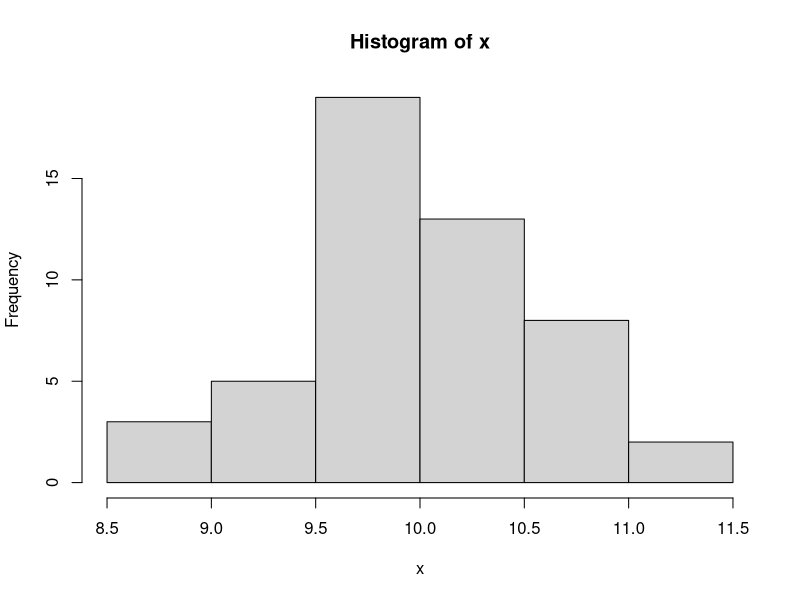
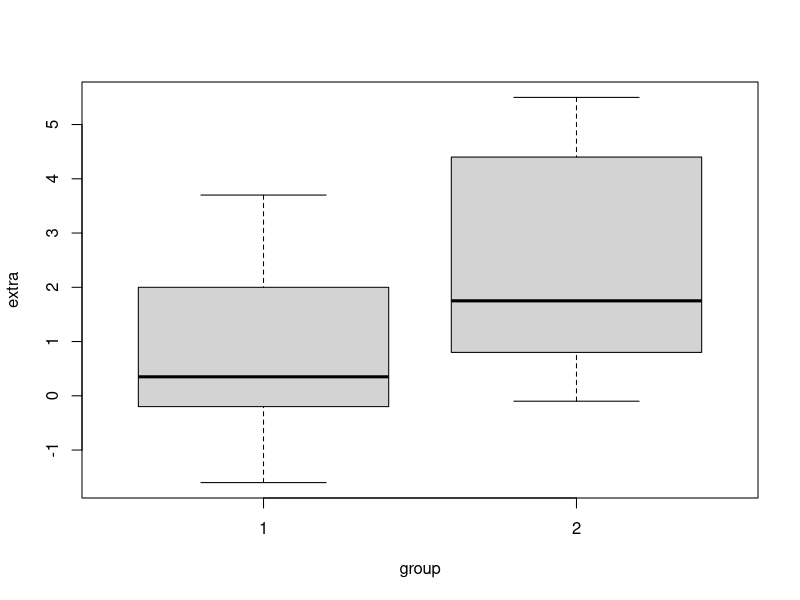

Recreate these plots in R, in order. (Note: this script raises an error after producing the figures.)
############################################################
# BUS 462 | Spring 2022 | Session 4
# Inferential Stats: T-tests and other commonly used statistical tests
# CK 
# 01 FEB 2021 
### REFERENCES
#(1) http://r-statistics.co/Statistical-Tests-in-R.html  
#(2) probability plots: https://www.statmethods.net/advgraphs/probability.html 
#(3) https://suinotes.wordpress.com/2009/11/30/understanding-t-test-in-r/
############################################################

#### PREAMBLE : ## Clearing mem buffers ####
cat("\014")  # Clear Console
rm(list = ls(all.names = TRUE))# clear all
gc()
set.seed(42) # Set a seed to ensure repeatable random samples

## REMEMBER 
# remember remember: p-value is the prob. of wrongly rejecting null and is always compared to signif. level
#  small p-values < significance level => null is unlikely to be true => reject null
# large p values > significance level => failure to reject null => null hyp likely true
# commonly used significance levels: 0.005, 0.01, 0.05, 0.1


#1: One Sample t-Test to test mean of a sample #####
# Used to test if mean of a sample from a normal distribution could reasonably be a specific value.

  x <- rnorm(50,mean=10,sd=0.5) # create a random normal sample of mean and sd
  # check distribution
  hist(x) # see histogram
  
  # test if mean of x could be some value mu: i.e.
  # H0: true mean of x is mu
  # H1: true mean of x is not Mu
  t.test(x,mu=10)
  # How to interpret:
    # Note the significance level is 0.05 (1-.95 from the CI) 
    # Look at the p value -> 0.08275! This is greater than the significance level 
      # => Null cannot be rejected (failure to reject) i.e likely to be true
    # look at the 95% CI - 10 falls within this range
    # THUS, it is okay to say mean of random variable  x is 10 within the 0.05 significance level
    # caveat here is we can say this since x is normally distributed (we made it like that!)
  
  # Let's play around
  # use another mu
  t.test(x,mu=11)
  # Look at the p - value. It is smaller than the significance level of 0.05. Therefore, you should reject null
  
  # Use conf.level argument to adjust the confidence level.
  t.test(x,mu=10.2,conf.level = .9)
  
  
#2: Two-sample t-Test to compare 2 means  #####
  # testing if 2 samples are coming from the same (assumed) normal distribution
  # H0: mean of 2 samples is equal
  # H1: difference of means of 2 samples is not 0
  
  # remember remember: p-value is the prob. of wrongly rejectying null and is always compared to signif. level
  # small p-values < significance level => null is unlikely to be true => reject null
  # let's use the sleep data
  ?sleep
  
  # let's test 2 groups of 10 samples of sleep data measuring # of hrs of extra sleep 
  plot(extra~group,data=sleep) # bar plot showing values of samples of sleep hrs across 2 groups
  
  # we want to test if there is a statistically significant overlap in means, i.e. are the means equal?
  # can we say group 2 is sleeping more than group 1?!
  
  # let's do a t.test!
  
  t.test(extra~group,data=sleep)
  
  # remember, we are testing the difference between means of group 1 and 2
  # look at the p-value: 0.07939, > 0.05 significance level
  # => Ho cannot be rejected , i.e. Null likely to be true!
  
  # Look at the 95% CI of the differences between means: -3.36 to 0.2
  # that is a wide range. Look at the means of group 1 and 2, and calculate the difference
  # The t-stat value  falls within the CI interval.
  # recall the t stat formula from the slides -
  
  # Thus, assuming normal distribution of the 2 samples, we can't conclude that the means are different!
  # for 2 groups to have differencces, the delta of means must be greater
  
  # this is WIDELY used from druig trials, to AB testing!
  
  # Extra note: Here we use welch's t-test for 2 samples with unequal variances.
  # look up other types of t-tests and play around!
  
  # include paired=TRUE and see what happens?
  t.test(extra~group,data=sleep, paired=TRUE)
  # paired tests are used to compare before-after treatment conditions
  # look at the p-value! 0.0028
  # => reject null! => H1 is true 
  
  
#3: Wilcox Signed Rank Test for non-normal sample assumption  #####
  # alternative to t-test when you don't want to assume normal distribution
  # non-parametric method used to test if an estimate is different from its true value.
  
  x <- c(0.80, 0.83, 1.89, 1.04, 1.45)
  y <- c(1.15, 0.88, 0.90, 0.74, 1.21)
  # is the mean of this data == 20?
  wilcox.test(x,y, paired=TRUE)
  
#4: Shapiro Test to check for normality  #####
  ## test if a sample is normally distributed!
  # Null H0: sample is nnormally distributed
  # Alt H1: sample is NOT normally distributed
  set.seed(42)
  test <- rnorm(100) # generate a normal distribution
  shapiro.test(test)  # the shapiro test.
  # look at the p-value ===> > significance => failure to reject null
  
  # test the sleep data
  shapiro.test(sleep$extra)
  shapiro.test(sleep$extra[sleep$group==1]) # this subsets group 1 of sleep data
  shapiro.test(sleep$extra[sleep$group==2])# this subsets group 2 of sleep data
  

#5:  Kolmogorov And Smirnov Test to check if 2 samples have (are drawn from) the same distribution #####
  
  # let's generate 2 samples
  x <- rnorm(50) # random normal distr
  y <- runif(50) # random distr
  hist(x)
  hist(y)
  
  # H0:x and y are drawn from same distribution
  # H1:x and y are drawn from different distribution
  ks.test(x,y)
  # p value is < significance level =>  reject null
  
  # let's play around
  x <- rnorm(50)
  y <- rnorm(30)
  ks.test(x,y)

      
#6:  Fisher's F-Test to check if 2 samples have the same variance #####
  # let's generate 2 samples again
  x <- rnorm(50) # random normal distr
  y <- runif(50) # random distr
  hist(x)
  hist(y)

  var.test(x,y)
  #H0: same variance, ie. ratio of variance ==1 
  #H1: Different variance ie. ratio of variance neq 1 
  # we see p < \alpha => reject null
  
  # let's play around with 2 random normal distr.
  x <- rnorm(100, mean=5.5, sd=0) # generate a normal distribution
  y <- rnorm(100, mean=5.25, sd=3) # generate a normal distribution
  hist(x)
  hist(y)
  var.test(x,y)
  # we see p > \alpha => null is likely true
  # nort surprising given we drew from same std. devs even though means are different
  
#7:  Correlation Significance Test (Pearsons) #####
  ?cars # remember this?
  cor(cars$speed,cars$dist) # we used this last time
  
  # we can test dependence using pearson's / spearman / kendall test -- look this up using ?cor.test
  # Here H0: Correlation is 0, i.e. not statistically related
  # H1: they are statistically related
  cor.test(cars$speed,cars$dist)
  # p value is < significance level =>  reject null 
  
####################
### END OF CODE ####
####################